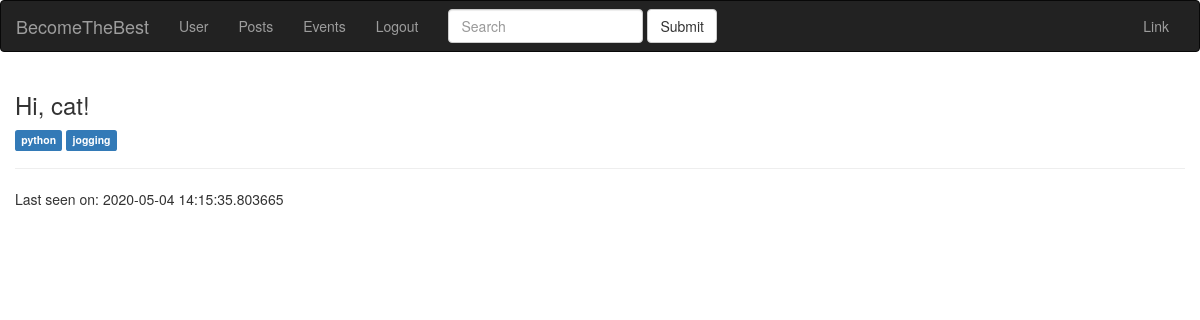
Before: /index (signed in) with the older database file.
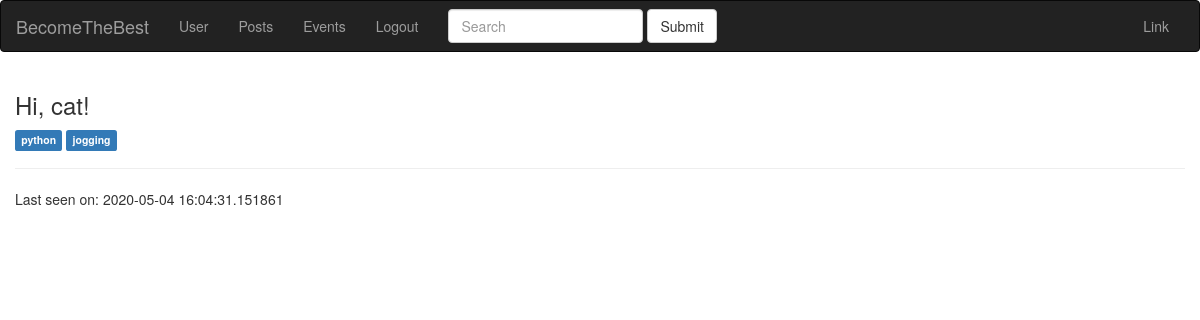
After: the same page with the newer database file.
### models.py (models this page shows, shortened)
class User(UserMixin, db.Model):
    id = db.Column(db.Integer, primary_key=True)
    email = db.Column(db.String(120), index=True, unique=True)
    username = db.Column(db.String(64), index=True, unique=True)
    password_hash = db.Column(db.String(128))
    date = db.Column(db.DateTime, index=True, default=datetime.utcnow)
    timestamp = db.Column(db.String(128), default=int(time()))
    city = db.Column(db.String(128))
    about_me = db.Column(db.String(140))
    last_seen = db.Column(db.DateTime, default=datetime.utcnow)
    tags = db.relationship(
        'Tag', secondary=user_tags, backref=db.backref('users', lazy='dynamic'))

### view.py (the view)
@app.route('/')
@app.route('/index')
@login_required
def index():
    user = User.query.filter_by(username=current_user.username).first_or_404()
    return render_template("index.html", title='Home Page', user=user)

### models.py (called while the page is built)
@login.user_loader
def load_user(id):
    return User.query.get(int(id))

### view.py (called while the page is built)
@app.before_request
def before_request():
    if current_user.is_authenticated:
        current_user.last_seen = datetime.utcnow()
        db.session.commit()

### templates/index.html
{% extends 'base.html' %} {% block title %} Index page title {% endblock %} {% block content_title %}
<h3>Hi, {{ current_user.username }}!</h3>
{% endblock %} {% block content %} {% for tag in user.tags %}
<span class="label label-primary">{{ tag.name }}</span> {% endfor %}
<br>
<hr> {% if user.last_seen %} Last seen on: {{ user.last_seen }} {% endif %} {% endblock %}

Changed rows visible on the page:
changed User "cat": last_seen "2020-05-04 14:15:35.803665" → "2020-05-04 16:04:31.151861"
